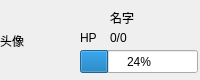
<?xml version="1.0" encoding="UTF-8"?>
<ui version="4.0">
 <class>PeopleHpInfo</class>
 <widget class="QWidget" name="PeopleHpInfo">
  <property name="geometry">
   <rect>
    <x>0</x>
    <y>0</y>
    <width>200</width>
    <height>80</height>
   </rect>
  </property>
  <property name="minimumSize">
   <size>
    <width>200</width>
    <height>80</height>
   </size>
  </property>
  <property name="maximumSize">
   <size>
    <width>200</width>
    <height>80</height>
   </size>
  </property>
  <property name="windowTitle">
   <string>Form</string>
  </property>
  <widget class="QWidget" name="wd_peopleHp" native="true">
   <property name="geometry">
    <rect>
     <x>0</x>
     <y>0</y>
     <width>200</width>
     <height>80</height>
    </rect>
   </property>
   <widget class="QLabel" name="lb_hpIcon">
    <property name="geometry">
     <rect>
      <x>0</x>
      <y>0</y>
      <width>71</width>
      <height>81</height>
     </rect>
    </property>
    <property name="text">
     <string>头像</string>
    </property>
   </widget>
   <widget class="QLabel" name="lb_hpName">
    <property name="geometry">
     <rect>
      <x>110</x>
      <y>10</y>
      <width>72</width>
      <height>15</height>
     </rect>
    </property>
    <property name="text">
     <string>名字</string>
    </property>
   </widget>
   <widget class="QLabel" name="lb_HP">
    <property name="geometry">
     <rect>
      <x>80</x>
      <y>30</y>
      <width>31</width>
      <height>16</height>
     </rect>
    </property>
    <property name="text">
     <string>HP</string>
    </property>
   </widget>
   <widget class="QLabel" name="lb_hpValue">
    <property name="geometry">
     <rect>
      <x>110</x>
      <y>30</y>
      <width>81</width>
      <height>16</height>
     </rect>
    </property>
    <property name="text">
     <string>0/0</string>
    </property>
   </widget>
   <widget class="QProgressBar" name="prb_hpBar">
    <property name="geometry">
     <rect>
      <x>80</x>
      <y>50</y>
      <width>118</width>
      <height>23</height>
     </rect>
    </property>
    <property name="value">
     <number>24</number>
    </property>
   </widget>
   <widget class="QLabel" name="background">
    <property name="geometry">
     <rect>
      <x>0</x>
      <y>0</y>
      <width>200</width>
      <height>80</height>
     </rect>
    </property>
    <property name="text">
     <string/>
    </property>
   </widget>
   <zorder>background</zorder>
   <zorder>lb_hpIcon</zorder>
   <zorder>lb_hpName</zorder>
   <zorder>lb_HP</zorder>
   <zorder>lb_hpValue</zorder>
   <zorder>prb_hpBar</zorder>
  </widget>
 </widget>
 <resources/>
 <connections/>
</ui>
